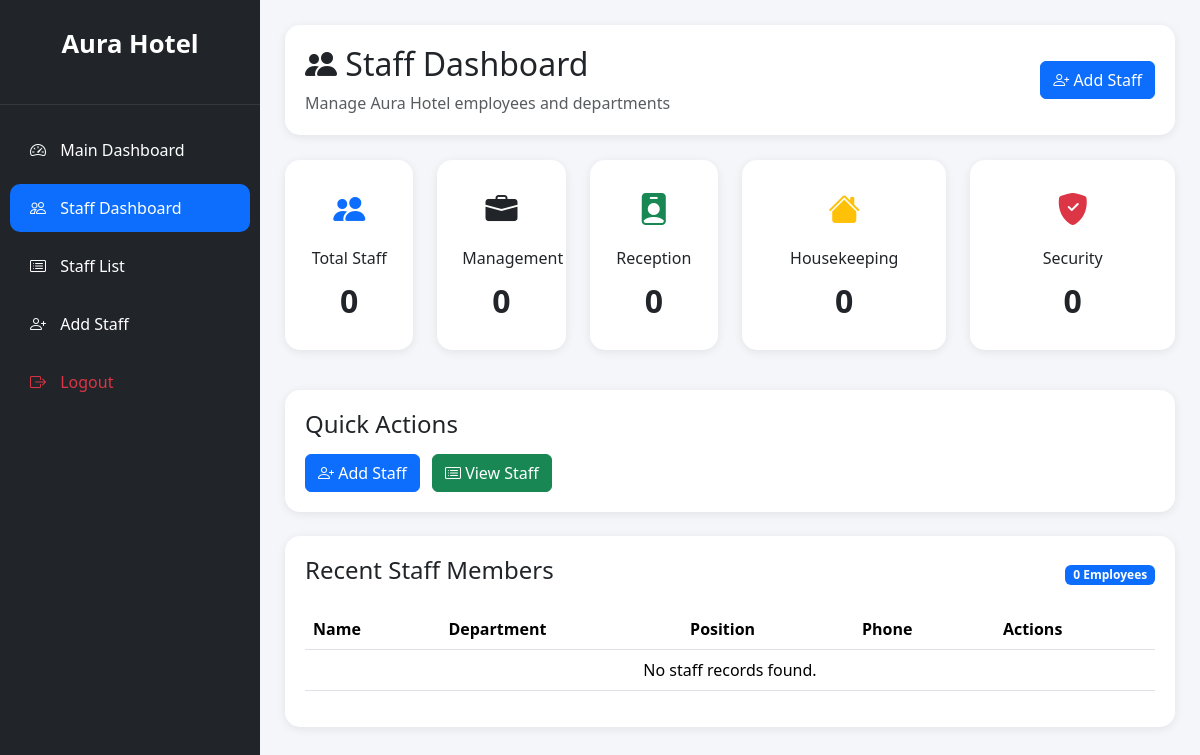
The app's page /staff/staff-dashboard/, older data.
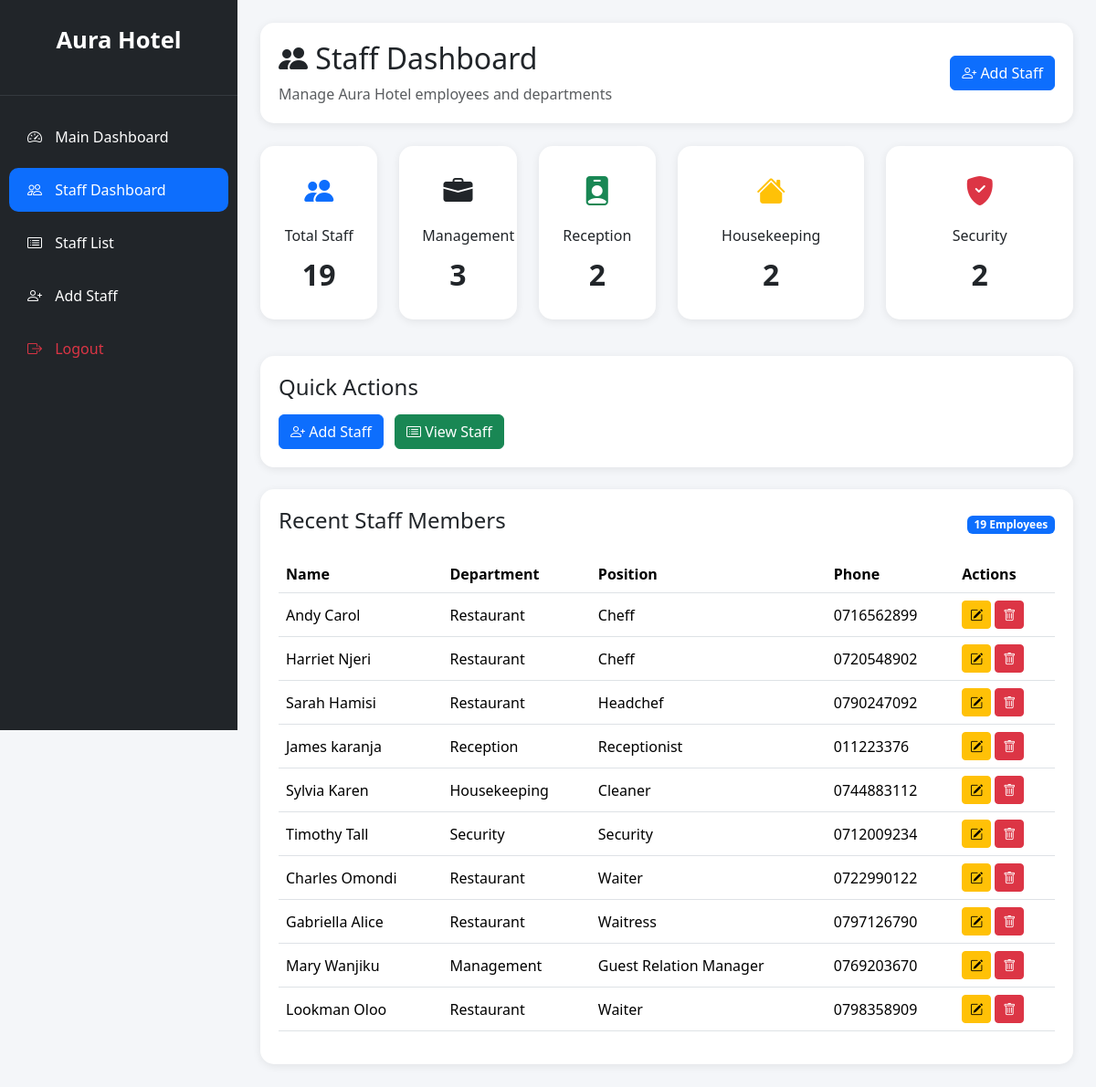
The same page, newer data.
### staff/models.py (models this page shows, shortened)
class Staff(models.Model):
    DEPARTMENTS = [
        ('Management', 'Management'),
        ('Reception', 'Reception'),
        ('Restaurant', 'Restaurant'),
        ('Housekeeping', 'Housekeeping'),
        ('Maintenance', 'Maintenance'),
        ('Security', 'Security'),
    ]
    full_name = models.CharField(max_length=100)
    position = models.CharField(max_length=100)
    department = models.CharField(
        max_length=50,
        choices=DEPARTMENTS
    )
    phone = models.CharField(max_length=20)
    email = models.EmailField()
    salary = models.DecimalField(
        max_digits=10,
        decimal_places=2
    )
    date_hired = models.DateField()

### staff/views.py (the view)
def staff_dashboard(request):
    total_staff = Staff.objects.count()
    management_staff = Staff.objects.filter(
        department='Management'
    ).count()
    reception_staff = Staff.objects.filter(
        department='Reception'
    ).count()
    housekeeping_staff = Staff.objects.filter(
        department='Housekeeping'
    ).count()
    security_staff = Staff.objects.filter(
        department='Security'
    ).count()
    recent_staff = Staff.objects.order_by('-id')[:10]
    context = {
        'total_staff': total_staff,
        'management_staff': management_staff,
        'reception_staff': reception_staff,
        'housekeeping_staff': housekeeping_staff,
        'security_staff': security_staff,
        'recent_staff': recent_staff,
    }
    return render(
        request,
        'staff_dashboard.html',
        context
    )

### hotel/templates/staff_dashboard.html (shortened to what the changed rows need)
<!DOCTYPE html>
<html lang="en">
<head>
    <link href="https://cdn.jsdelivr.net/npm/bootstrap@5.3.3/dist/css/bootstrap.min.css"
          rel="stylesheet">
    <link rel="stylesheet"
          href="https://cdn.jsdelivr.net/npm/bootstrap-icons@1.11.3/font/bootstrap-icons.min.css">
</head>
<body>
<div class="main-content">
    <div class="header-card">
        <div class="d-flex justify-content-between align-items-center">
            <div>
                <h2>
                    <i class="bi bi-people-fill"></i>
                    Staff Dashboard
                </h2>
            </div>
        </div>
    </div>
    <div class="row mb-4">
        <div class="col-md-2 mb-3">
            <div class="summary-card">
                <i class="bi bi-people-fill staff-icon text-primary"></i>
                <h6 class="mt-3">
                    Total Staff
                </h6>
                <div class="summary-number">
                    {{ total_staff }}
                </div>
            </div>
        </div>
        <div class="col-md-2 mb-3">
            <div class="summary-card">
                <i class="bi bi-briefcase-fill staff-icon text-dark"></i>
                <h6 class="mt-3">
                    Management
                </h6>
                <div class="summary-number">
                    {{ management_staff }}
                </div>
            </div>
        </div>
        <div class="col-md-2 mb-3">
            <div class="summary-card">
                <i class="bi bi-person-badge-fill staff-icon text-success"></i>
                <h6 class="mt-3">
                    Reception
                </h6>
                <div class="summary-number">
                    {{ reception_staff }}
                </div>
            </div>
        </div>
        <div class="col-md-3 mb-3">
            <div class="summary-card">
                <i class="bi bi-house-fill staff-icon text-warning"></i>
                <h6 class="mt-3">
                    Housekeeping
                </h6>
                <div class="summary-number">
                    {{ housekeeping_staff }}
                </div>
            </div>
        </div>
        <div class="col-md-3 mb-3">
            <div class="summary-card">
                <i class="bi bi-shield-fill-check staff-icon text-danger"></i>
                <h6 class="mt-3">
                    Security
                </h6>
                <div class="summary-number">
                    {{ security_staff }}
                </div>
            </div>
        </div>
    </div>
    <div class="table-card">
        <div class="d-flex justify-content-between align-items-center mb-3">
            <h4>
                Recent Staff Members
            </h4>
            <span class="badge bg-primary">
                {{ total_staff }} Employees
            </span>
        </div>
        <div class="table-responsive">
            <table class="table table-hover align-middle">
                <thead>
                    <tr>
                        <th>Name</th>
                        <th>Department</th>
                        <th>Position</th>
                        <th>Phone</th>
                        <th>Actions</th>
                    </tr>
                </thead>
                <tbody>
                    {% for staff in recent_staff %}
                    <tr>
                        <td>
                            {{ staff.full_name }}
                        </td>
                        <td>
                            {{ staff.department }}
                        </td>
                        <td>
                            {{ staff.position }}
                        </td>
                        <td>
                            {{ staff.phone }}
                        </td>
                        <td>
                            <a href="#"
                               class="btn btn-warning btn-sm">
                                <i class="bi bi-pencil-square"></i>
                            </a>
                            <a href="#"
                               class="btn btn-danger btn-sm">
                                <i class="bi bi-trash"></i>
                            </a>
                        </td>
                    </tr>
                    {% empty %}
                    <tr>
                        <td colspan="5"
                            class="text-center">
                            No staff records found.
                        </td>
                    </tr>
                    {% endfor %}
                </tbody>
            </table>
        </div>
    </div>
</div>
</body>
</html>

Row changes from the older to the newer data that the page shows:
added Staff: full_name "Andy Carol", department "Restaurant", position "Cheff", phone "0716562899"
added Staff: full_name "Harriet Njeri", department "Restaurant", position "Cheff", phone "0720548902"
added Staff: full_name "Sarah Hamisi", department "Restaurant", position "Headchef", phone "0790247092"
added Staff: full_name "James karanja", department "Reception", position "Receptionist", phone "011223376"
added Staff: full_name "Sylvia Karen", department "Housekeeping", position "Cleaner", phone "0744883112"
added Staff: full_name "Timothy Tall", department "Security", position "Security", phone "0712009234"
added Staff: full_name "Charles Omondi", department "Restaurant", position "Waiter", phone "0722990122"
added Staff: full_name "Gabriella Alice", department "Restaurant", position "Waitress", phone "0797126790"
added Staff: full_name "Mary Wanjiku", department "Management", position "Guest Relation Manager", phone "0769203670"
added Staff: full_name "Lookman Oloo", department "Restaurant", position "Waiter", phone "0798358909"
Text that changed along with them:
{{ total_staff }}: "0" → "19"
{{ management_staff }}: "0" → "3"
{{ reception_staff }}: "0" → "2"
{{ housekeeping_staff }}: "0" → "2"
{{ security_staff }}: "0" → "2"
text no longer shown: "No staff records found."
